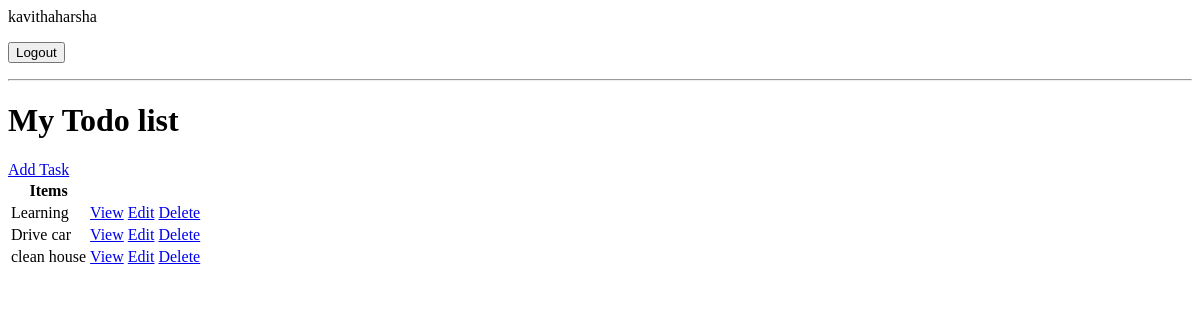
Page / (signed in) on the earlier database version.
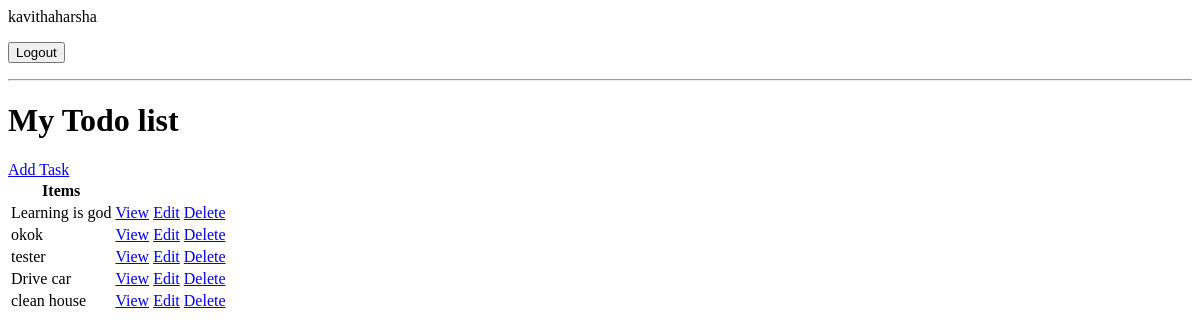
Same page on the later database version.
### myapp/models.py (models this page shows, shortened)
class Task(models.Model):
  user=models.ForeignKey(User,on_delete=models.CASCADE,null=True,blank=True )
  title=models.CharField(max_length=200)
  description=models.TextField(null=True,blank=True)
  complete=models.BooleanField(default=False)
  created=models.DateTimeField(auto_now_add=True)
  class Meta:
    ordering=['complete']

### myapp/views.py (the view)
# urls.py: path('', TaskList.as_view() ,name='tasks'),
class TaskList(LoginRequiredMixin,ListView):
    model=Task
    context_object_name='tasks'

### myapp/templates/myapp/task_list.html (shortened to what this page needs)
{% if request.user.is_authenticated %}
<p>{{request.user}}</p>
<form method="post" action="{% url 'logout' %}">
  <input type="submit" value="Logout" />
</form>
{% else %}
<a href="{% url 'login' %}">Login</a>
{% endif %}
<hr />
<h1>My Todo list</h1>
<a href="{% url 'task-create' %}">Add Task</a>
<table>
  <tr>
    <th>Items</th>
    <th></th>
  </tr>
  {% for task in tasks %}
  <tr>
    <td>{{task.title}}</td>
    <td><a href="{% url 'task' task.id%}">View</a></td>
    <td><a href="{% url 'task-update' task.id%}">Edit</a></td>
    <td><a href="{% url 'task-delete' task.id%}">Delete</a></td>
  </tr>
  {% empty %}
  <h3>No items in a list</h3>
  {%endfor%}
</table>

Differences in the rows shown:
changed Task: title "Learning" → "Learning is god"
added Task: title "okok"
added Task: title "tester"
